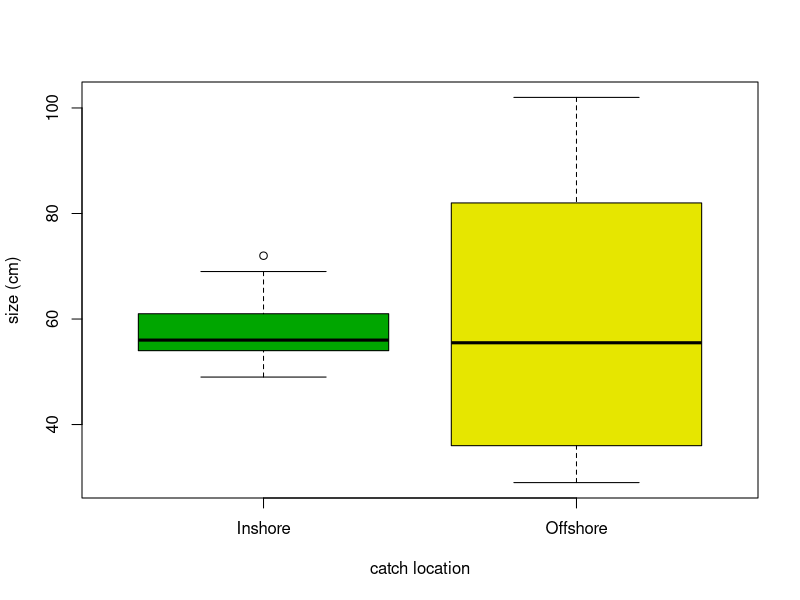

This figure's R source:
catshark<-read.csv("catshark.csv")
str(catshark)
#this shows there are 21 observations and two variables in the data

#make a boxlot to compare mean size for offshore vs inshore fish
boxplot(catshark$Scyliorhinus_canicula_size_cm~catshark$Site, col=terrain.colors(4),
        xlab = "catch location",
        ylab = "size (cm)")

tapply(catshark$Scyliorhinus_canicula_size_cm, catshark$Site, FUN=mean)
tapply(catshark$Scyliorhinus_canicula_size_cm, catshark$Site, FUN=var)
tapply(catshark$Scyliorhinus_canicula_size_cm, catshark$Site, FUN=sum)

#is there a significant difference between means?
t.test(catshark$Scyliorhinus_canicula_size_cm~catshark$Site)


#what is the mean catshark size?
mean(catshark$Scyliorhinus_canicula_size_cm)






